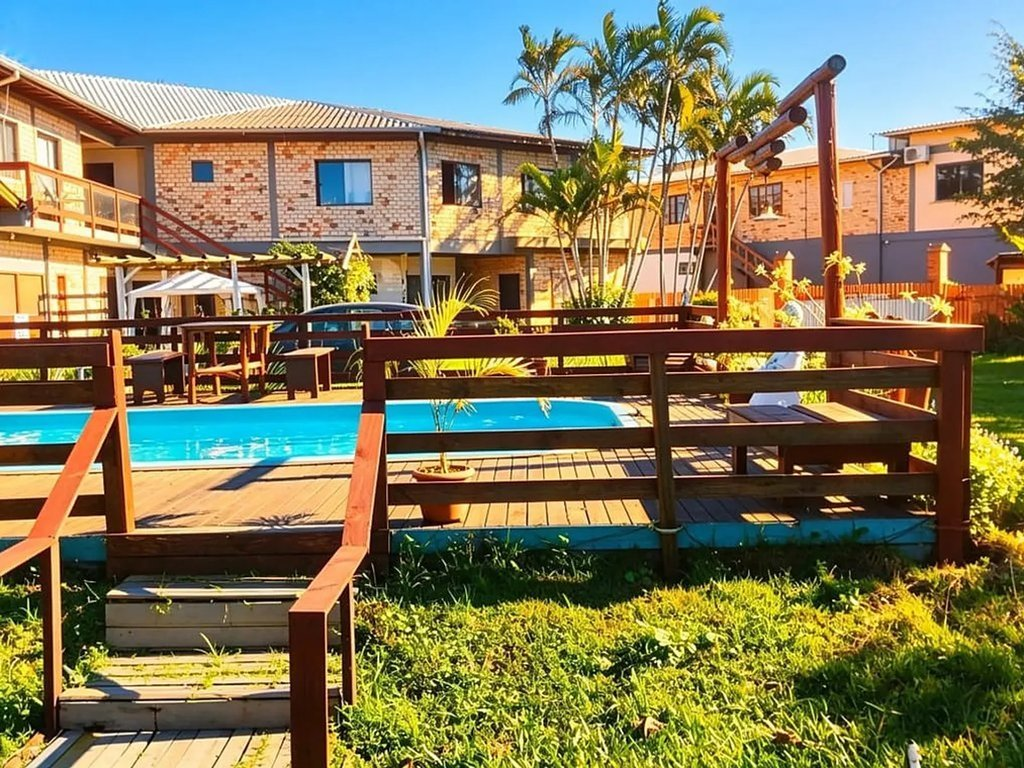
#> input picture 2026-11-16-reveillon/gbp-foto.jpg, 1024 x 768 px
$ python -i render_reel.py   (imports and definitions only)
#> lines starting #> are read from the running program, lines starting #| are printed output that depends on the picture
"""Gera um Reel vertical 1080x1920 (MP4 H.264) a partir de fotos + textos.

Uso: python3 -I render_reel.py roteiro.json saida.mp4
roteiro.json = {"fotos_dir": "...", "cenas": [{"foto": "x.webp", "titulo": "...", "sub": "...", "dur": 3.0}, ...],
                "cta": {"titulo": "...", "sub": "...", "rodape": "..."}}
"""
import json, os, subprocess, sys
from PIL import Image, ImageDraw, ImageFilter, ImageFont

W, H, FPS = 1080, 1920, 30
VERDE, AREIA, OFF, TERRA = (35, 72, 58), (233, 221, 200), (248, 245, 239), (129, 82, 59)
FRAUNCES = "/home/claude/fonts/fraunces.ttf"
INTER_B = "/usr/share/fonts/opentype/inter/Inter-SemiBold.otf"
INTER_R = "/usr/share/fonts/opentype/inter/Inter-Medium.otf"


# [27 lines left out: functions fraunces, wrap, not called in this run]


def cover(im, w, h):
    r = max(w / im.width, h / im.height)
    im = im.resize((int(im.width * r) + 1, int(im.height * r) + 1), Image.LANCZOS)
    x, y = (im.width - w) // 2, (im.height - h) // 2
    return im.crop((x, y, x + w, y + h))


def scene_layers(path):
#> called with path = '../2026-11-16-reveillon/gbp-foto.jpg'
    im = Image.open(path).convert("RGB")
#> im is the input picture: PIL image 1024x768 RGB; mean R, G, B 127.3, 122.9, 93.1
    bg = cover(im, W // 4, H // 4).filter(ImageFilter.GaussianBlur(6)).resize((W, H), Image.LANCZOS)
#> in cover, `im = im.resize((int(im.width * r) + 1, int(im.height * r) + 1), Image...`:
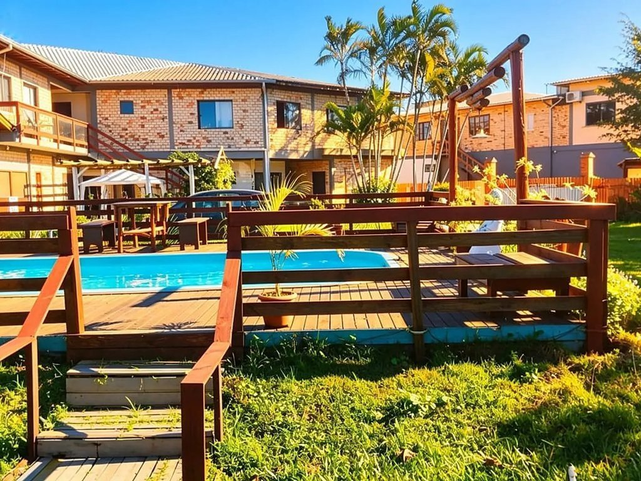
#> im: PIL image 641x481 RGB; mean R, G, B 127.3, 122.9, 93.2
#> in cover, `return im.crop((x, y, x + w, y + h))`:
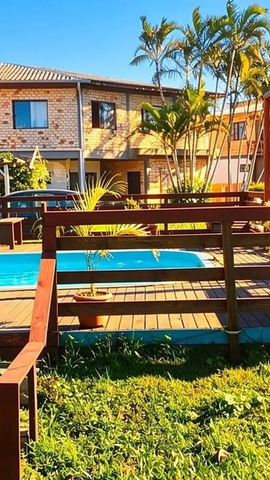
#> returned value: PIL image 270x480 RGB; mean R, G, B 123, 123.4, 91.3
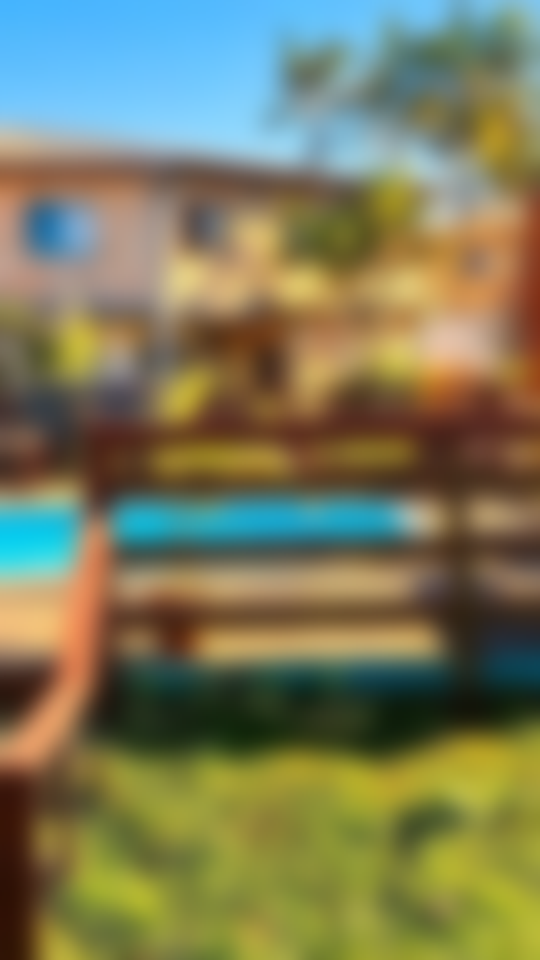
#> bg: PIL image 1080x1920 RGB (shown at 1/2 size); mean R, G, B 123, 123.4, 91.3
    bg = Image.blend(bg, Image.new("RGB", (W, H), (20, 30, 25)), 0.45)
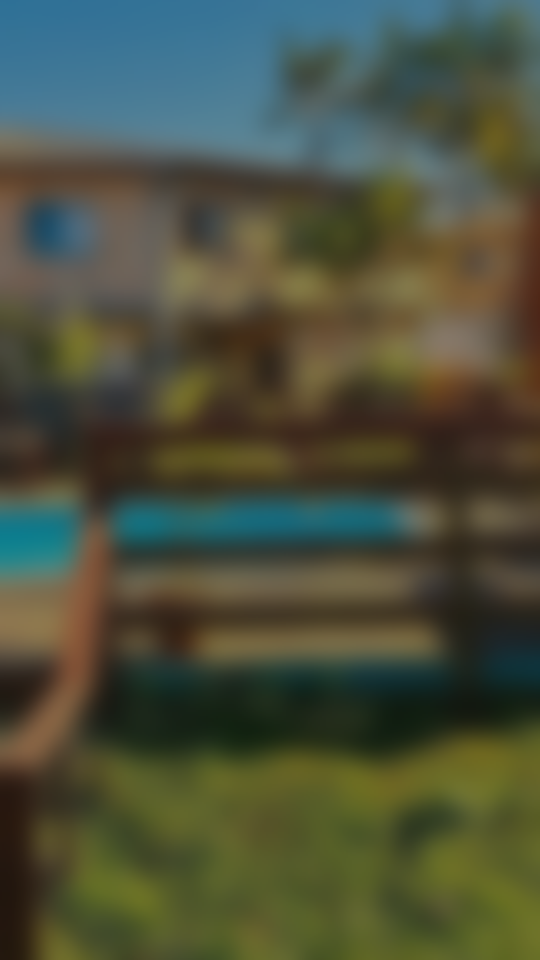
#> bg: PIL image 1080x1920 RGB (shown at 1/2 size); mean R, G, B 76.2, 80.9, 61
    # foto principal: largura total com margem, proporção original (sem esticar)
    fw = W - 96
    fh = int(im.height * fw / im.width)
#> fh = 738
    if fh > 1100:
        fh = 1100
    fg = cover(im, fw, fh)
#> call 2 of cover, with w = 984, h = 738
#> in cover (call 2), `return im.crop((x, y, x + w, y + h))`:
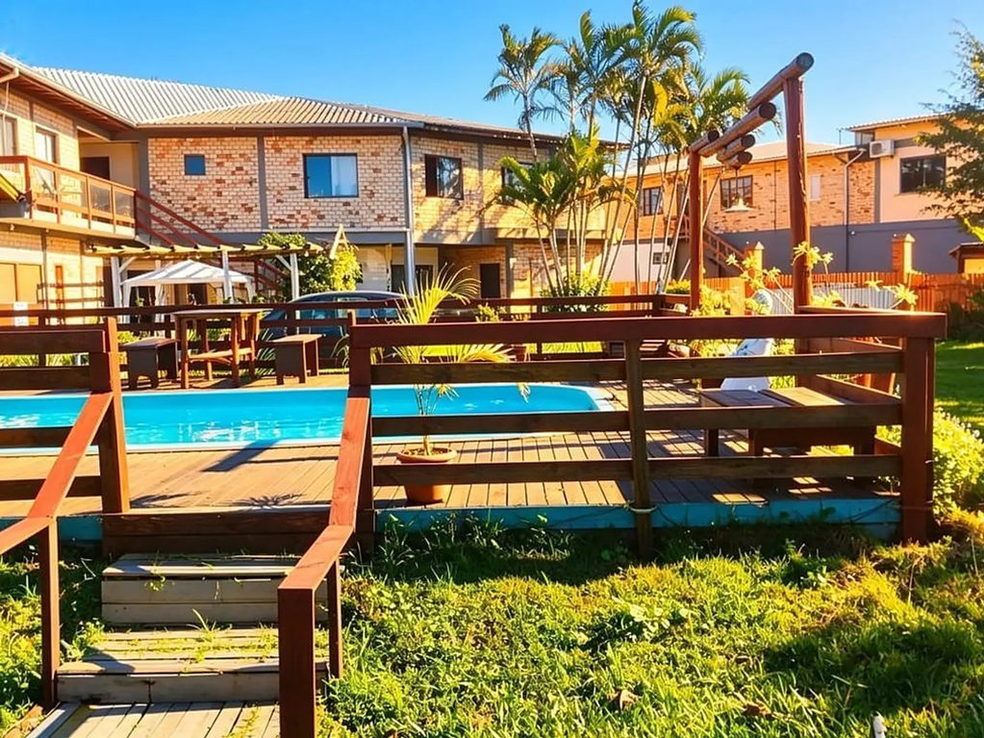
#> returned value: PIL image 984x738 RGB; mean R, G, B 127.3, 122.9, 93.3
    return bg, fg


# [89 lines left out: functions draw_text_block, frame_scene, cta_frame, main, not called in this run]


# [2 lines not run here, left out]

>>> result = scene_layers('../2026-11-16-reveillon/gbp-foto.jpg')
